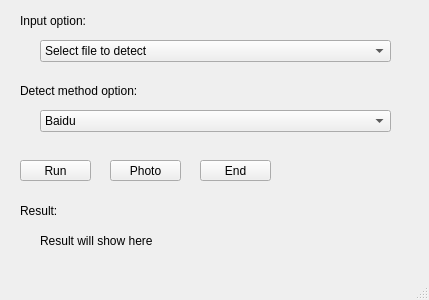
<?xml version="1.0" encoding="UTF-8"?>
<ui version="4.0">
 <class>faceDetect</class>
 <widget class="QMainWindow" name="faceDetect">
  <property name="geometry">
   <rect>
    <x>0</x>
    <y>0</y>
    <width>429</width>
    <height>300</height>
   </rect>
  </property>
  <property name="windowTitle">
   <string>MainWindow</string>
  </property>
  <widget class="QWidget" name="centralwidget">
   <widget class="QLabel" name="label">
    <property name="geometry">
     <rect>
      <x>20</x>
      <y>10</y>
      <width>161</width>
      <height>21</height>
     </rect>
    </property>
    <property name="text">
     <string>Input option:</string>
    </property>
   </widget>
   <widget class="QComboBox" name="comboBox">
    <property name="geometry">
     <rect>
      <x>40</x>
      <y>40</y>
      <width>351</width>
      <height>22</height>
     </rect>
    </property>
    <item>
     <property name="text">
      <string>Select file to detect</string>
     </property>
    </item>
    <item>
     <property name="text">
      <string>Open camera and Photo manually</string>
     </property>
    </item>
    <item>
     <property name="text">
      <string>Open camera and Photo automatically</string>
     </property>
    </item>
   </widget>
   <widget class="QLabel" name="label_2">
    <property name="geometry">
     <rect>
      <x>20</x>
      <y>80</y>
      <width>371</width>
      <height>21</height>
     </rect>
    </property>
    <property name="text">
     <string>Detect method option:</string>
    </property>
   </widget>
   <widget class="QComboBox" name="comboBox_2">
    <property name="geometry">
     <rect>
      <x>40</x>
      <y>110</y>
      <width>351</width>
      <height>22</height>
     </rect>
    </property>
    <item>
     <property name="text">
      <string>Baidu</string>
     </property>
    </item>
    <item>
     <property name="text">
      <string>JD</string>
     </property>
    </item>
    <item>
     <property name="text">
      <string>SNN</string>
     </property>
    </item>
   </widget>
   <widget class="QLabel" name="label_3">
    <property name="geometry">
     <rect>
      <x>20</x>
      <y>200</y>
      <width>91</width>
      <height>21</height>
     </rect>
    </property>
    <property name="text">
     <string>Result:</string>
    </property>
   </widget>
   <widget class="QLabel" name="label_4">
    <property name="geometry">
     <rect>
      <x>40</x>
      <y>230</y>
      <width>351</width>
      <height>21</height>
     </rect>
    </property>
    <property name="text">
     <string>Result will show here</string>
    </property>
   </widget>
   <widget class="QPushButton" name="pushButton">
    <property name="geometry">
     <rect>
      <x>20</x>
      <y>160</y>
      <width>71</width>
      <height>21</height>
     </rect>
    </property>
    <property name="text">
     <string>Run</string>
    </property>
   </widget>
   <widget class="QPushButton" name="pushButton_2">
    <property name="geometry">
     <rect>
      <x>200</x>
      <y>160</y>
      <width>71</width>
      <height>21</height>
     </rect>
    </property>
    <property name="text">
     <string>End</string>
    </property>
   </widget>
   <widget class="QPushButton" name="pushButton_3">
    <property name="geometry">
     <rect>
      <x>110</x>
      <y>160</y>
      <width>71</width>
      <height>21</height>
     </rect>
    </property>
    <property name="text">
     <string>Photo</string>
    </property>
   </widget>
  </widget>
  <widget class="QMenuBar" name="menubar">
   <property name="geometry">
    <rect>
     <x>0</x>
     <y>0</y>
     <width>429</width>
     <height>18</height>
    </rect>
   </property>
  </widget>
  <widget class="QStatusBar" name="statusbar"/>
 </widget>
 <resources/>
 <connections/>
</ui>
